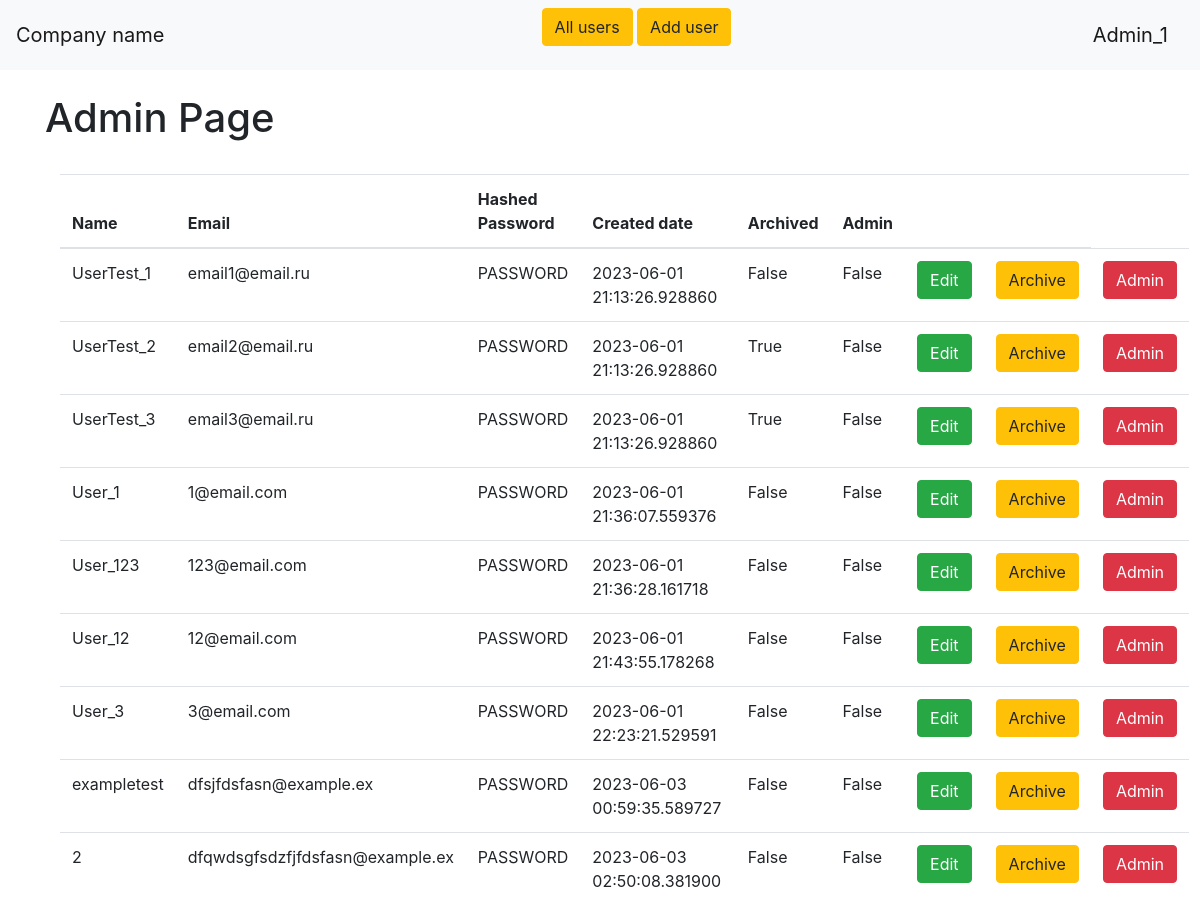
/admin (signed in, upper part), run on an earlier commit of the app's database.
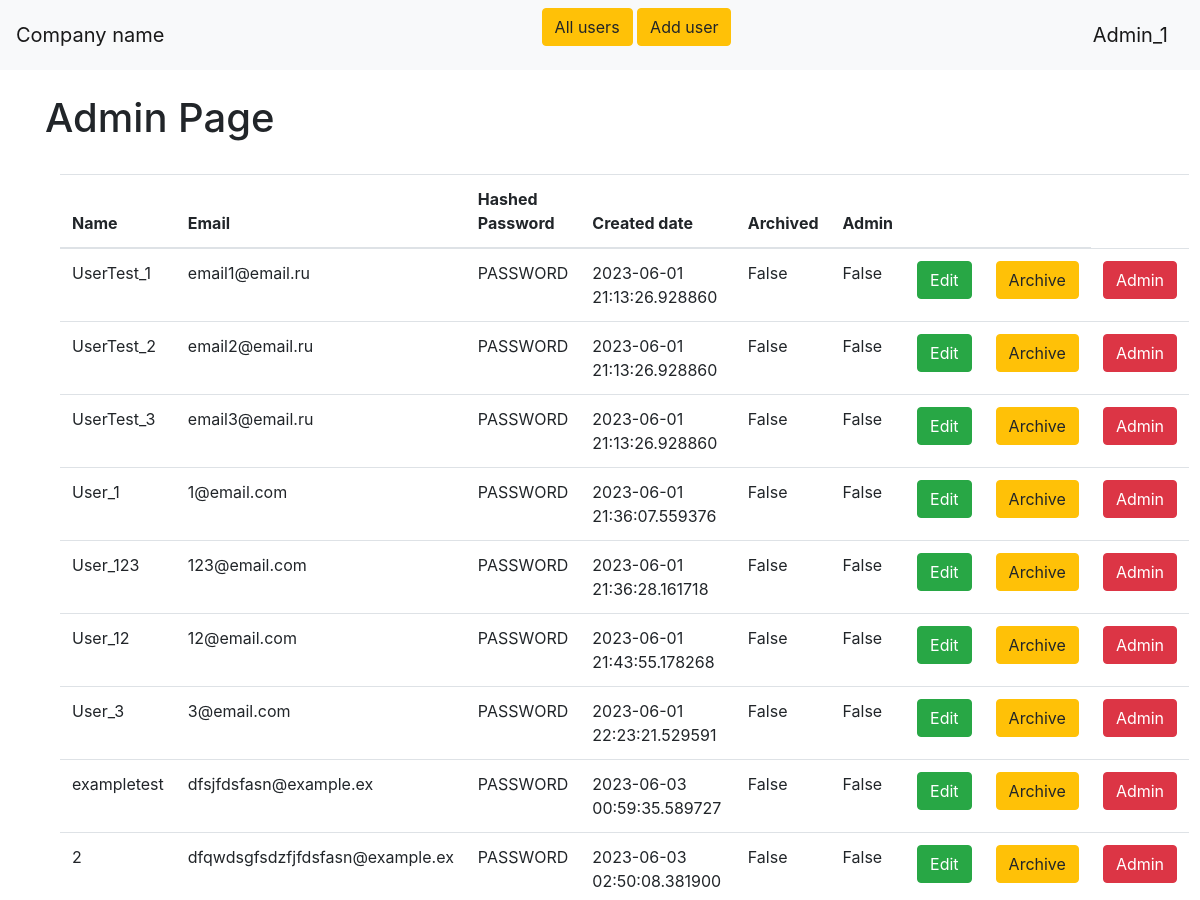
And on a later commit of the database.
### data/users.py (models this page shows)
class User(SqlAlchemyBase, UserMixin):
    __tablename__ = 'users'
    id = sqlalchemy.Column(sqlalchemy.Integer, primary_key=True, autoincrement=True)
    name = sqlalchemy.Column(sqlalchemy.String)
    email = sqlalchemy.Column(sqlalchemy.String, index=True, unique=True)
    hashed_password = sqlalchemy.Column(sqlalchemy.String)
    created_date = sqlalchemy.Column(sqlalchemy.DateTime, default=datetime.datetime.now)
    admin = sqlalchemy.Column(sqlalchemy.Boolean, default=False)
    archived = sqlalchemy.Column(sqlalchemy.Boolean, default=False)

### main.py (the view)
@app.route('/admin')
@login_required
@admin_required
@unarchived_required
def admin_page():
    db_sess = db_session.create_session()
    users = db_sess.query(User)
    return render_template('admin.html', users=users)

### data/db_session.py (called while the page is built)
def create_session() -> Session:
    global __factory
    return __factory()

### main.py (called while the page is built)
@login_manager.user_loader
def load_user(user_id):
    db_sess = db_session.create_session()
    return db_sess.query(User).get(user_id)

### utils.py (called while the page is built)
def admin_required(f):
    @wraps(f)
    def decorated_function(*args, **kwargs):
        db_sess = db_session.create_session()
        user = db_sess.query(User).filter(User.id == current_user.id, User.name == current_user.name).first()
        if not user.admin:
            return redirect('/notadmin')
        return f(*args, **kwargs)
    return decorated_function

def unarchived_required(f):
    @wraps(f)
    def decorated_function(*args, **kwargs):
        db_sess = db_session.create_session()
        user = db_sess.query(User).filter(User.id == current_user.id, User.name == current_user.name).first()
        if user.archived:
            return redirect('/archived')
        return f(*args, **kwargs)
    return decorated_function

### templates/admin.html
{% extends "base.html" %}
{% block content %}
<br>
<h1>Admin Page</h1>
<br>
<div class="container">
  <table class="table">
    <thead>
      <tr>
        <th>Name</th>
        <th>Email</th>
        <th>Hashed Password</th>
        <th>Created date</th>
        <th>Archived</th>
        <th>Admin</th>
        <th></th>
        <th></th>
        <td></td>
      </tr>
    </thead>
    <tbody>
      {% for item in users%}
        <tr>
          <td>{{ item.name }}</td>
          <td>{{ item.email }}</td>
          <td>PASSWORD</td>
          <td>{{ item.created_date }}</td>
          <td>{{ item.archived }}</td>
          <td>{{ item.admin }}</td>
          <td>
            <div>
              <a href="/edituser/{{ item.id }}" class="btn btn-success">
                Edit
              </a>
            </div>
          </td>
          <td>
            <div>
              <a href="/archiveuser/{{ item.id }}" class="btn btn-warning">
                Archive
              </a>
            </div>
          </td>
          <td>
            <div>
              <a href="/adminuser/{{ item.id }}" class="btn btn-danger">
                Admin
              </a>
            </div>
          </td>
        </tr>
      {% endfor %}
    </tbody>
  </table>
</div>
{% endblock %}

What changed in the data, as far as the page shows it:
changed User "UserTest_2": archived "True" → "False"
changed User "UserTest_3": archived "True" → "False"
